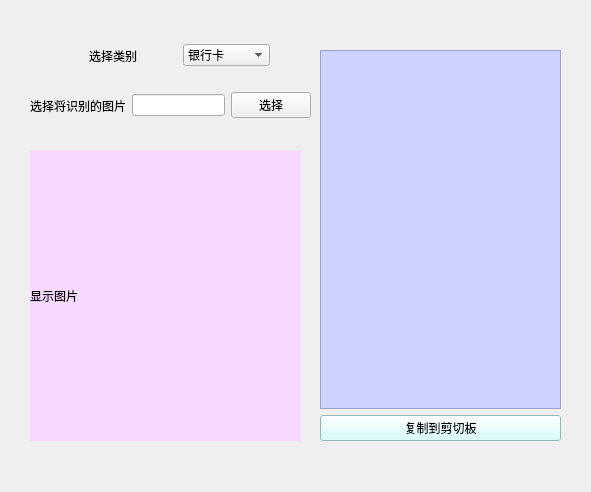
<?xml version="1.0" encoding="UTF-8"?>
<ui version="4.0">
 <class>Form</class>
 <widget class="QWidget" name="Form">
  <property name="geometry">
   <rect>
    <x>0</x>
    <y>0</y>
    <width>591</width>
    <height>492</height>
   </rect>
  </property>
  <property name="windowTitle">
   <string>Form</string>
  </property>
  <widget class="QWidget" name="horizontalLayoutWidget">
   <property name="geometry">
    <rect>
     <x>89</x>
     <y>40</y>
     <width>181</width>
     <height>31</height>
    </rect>
   </property>
   <layout class="QHBoxLayout" name="horizontalLayout">
    <item>
     <widget class="QLabel" name="label_2">
      <property name="text">
       <string>选择类别</string>
      </property>
     </widget>
    </item>
    <item>
     <widget class="QComboBox" name="comboBox">
      <item>
       <property name="text">
        <string>银行卡</string>
       </property>
      </item>
     </widget>
    </item>
   </layout>
  </widget>
  <widget class="QWidget" name="horizontalLayoutWidget_2">
   <property name="geometry">
    <rect>
     <x>30</x>
     <y>90</y>
     <width>281</width>
     <height>31</height>
    </rect>
   </property>
   <layout class="QHBoxLayout" name="horizontalLayout_2">
    <item>
     <widget class="QLabel" name="label_3">
      <property name="text">
       <string>选择将识别的图片</string>
      </property>
     </widget>
    </item>
    <item>
     <widget class="QLineEdit" name="lineEdit"/>
    </item>
    <item>
     <widget class="QPushButton" name="pushButton">
      <property name="text">
       <string>选择</string>
      </property>
     </widget>
    </item>
   </layout>
  </widget>
  <widget class="QWidget" name="verticalLayoutWidget">
   <property name="geometry">
    <rect>
     <x>320</x>
     <y>50</y>
     <width>241</width>
     <height>391</height>
    </rect>
   </property>
   <layout class="QVBoxLayout" name="verticalLayout">
    <item>
     <widget class="QListView" name="listView_2">
      <property name="styleSheet">
       <string notr="true">background-color: rgb(205, 210, 255);</string>
      </property>
     </widget>
    </item>
    <item>
     <widget class="QPushButton" name="pushButton_2">
      <property name="styleSheet">
       <string notr="true">background-color: rgb(205, 255, 252);</string>
      </property>
      <property name="text">
       <string>复制到剪切板</string>
      </property>
     </widget>
    </item>
   </layout>
  </widget>
  <widget class="QLabel" name="label">
   <property name="geometry">
    <rect>
     <x>30</x>
     <y>150</y>
     <width>271</width>
     <height>291</height>
    </rect>
   </property>
   <property name="styleSheet">
    <string notr="true">background-color: rgb(247, 216, 255);</string>
   </property>
   <property name="text">
    <string>显示图片</string>
   </property>
  </widget>
 </widget>
 <resources/>
 <connections/>
</ui>
